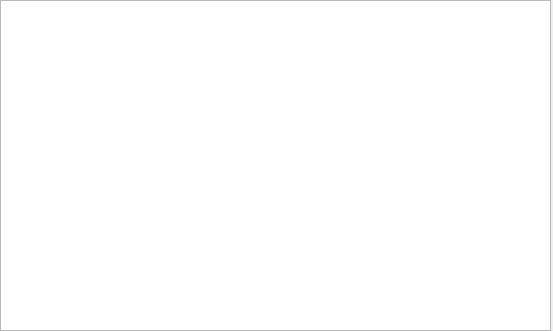
<?xml version="1.0" encoding="UTF-8"?>
<ui version="4.0">
 <class>Dialog</class>
 <widget class="QDialog" name="Dialog">
  <property name="geometry">
   <rect>
    <x>0</x>
    <y>0</y>
    <width>553</width>
    <height>331</height>
   </rect>
  </property>
  <property name="windowTitle">
   <string>Dialog</string>
  </property>
  <widget class="QWidget" name="verticalLayoutWidget">
   <property name="geometry">
    <rect>
     <x>0</x>
     <y>0</y>
     <width>551</width>
     <height>331</height>
    </rect>
   </property>
   <layout class="QVBoxLayout" name="verticalLayout">
    <item>
     <widget class="QTextEdit" name="dialogText">
      <property name="readOnly">
       <bool>true</bool>
      </property>
     </widget>
    </item>
   </layout>
  </widget>
 </widget>
 <resources/>
 <connections/>
</ui>
